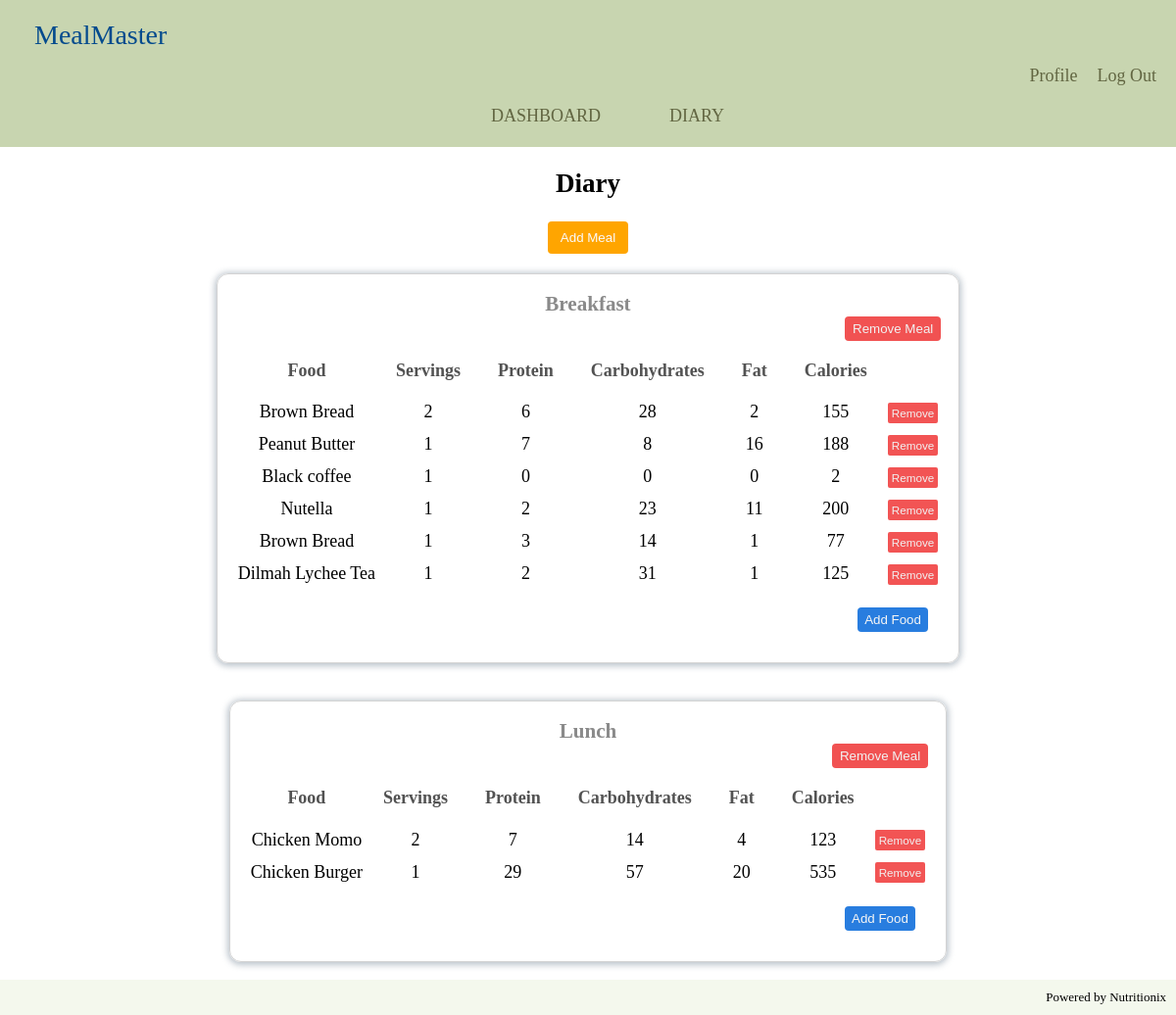
The page /diary (signed in) on the database as committed earlier.
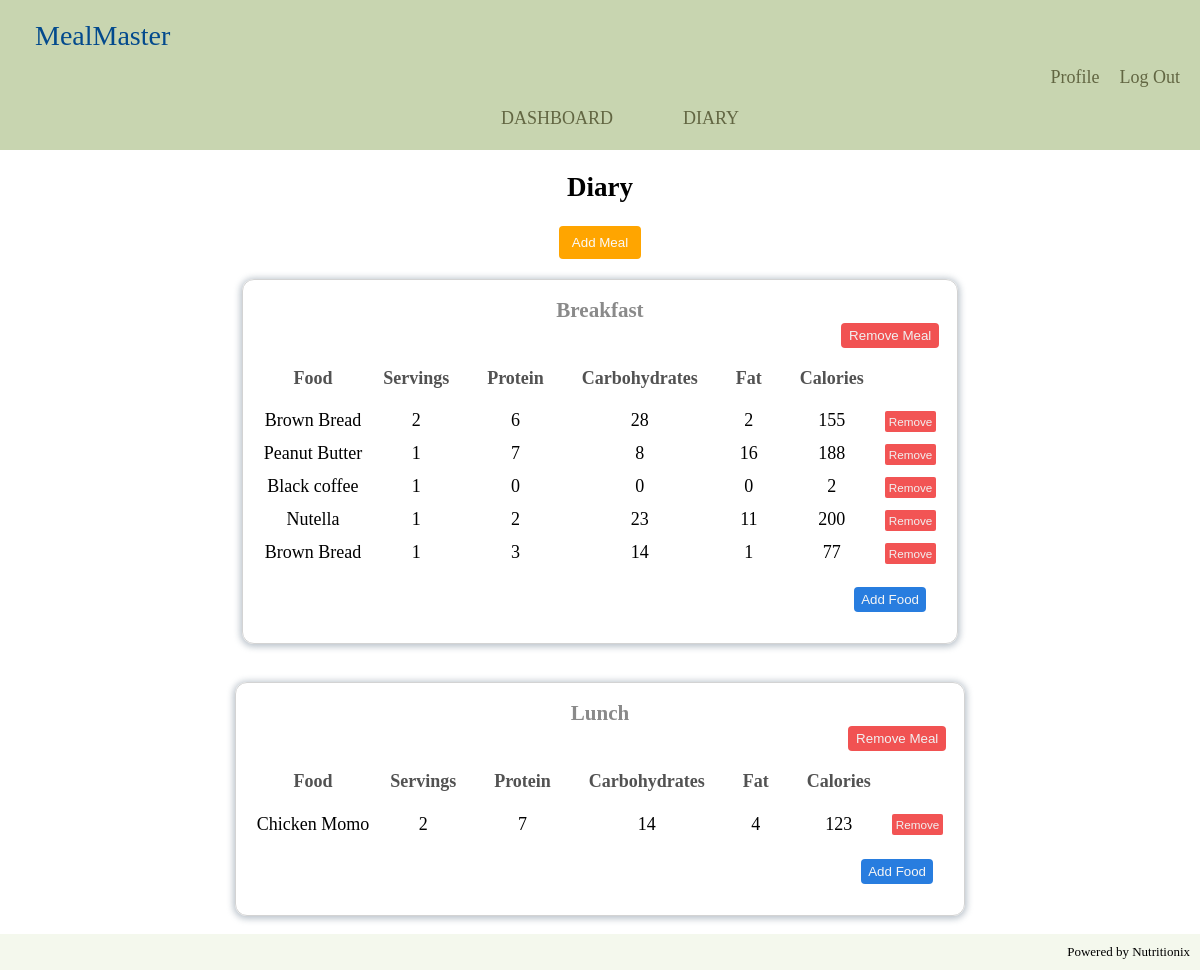
The same page on the database as committed later.
### tables this page shows
CREATE TABLE meals (meal_id integer primary key, meal_name text collate nocase unique not null, username text not null, foreign key (username) references users(username));

CREATE TABLE foods (food_id INTEGER PRIMARY KEY, food_name TEXT COLLATE NOCASE NOT NULL, servings INTEGER NOT NULL, calories INTEGER, protein INTEGER, carbohydrates INTEGER, fat INTEGER, meal_id INTEGER, FOREIGN KEY (meal_id) REFERENCES meals(meal_id));

### routes.py (the view)
@app.route("/diary")
@login_required
def diary():
    current_user = session['username']
    try:
        conn, cursor = connect_to_db()
        cursor.execute("SELECT * from meals WHERE username  = ?", (session['username'],))
        records = cursor.fetchall()
        meal_columns = [column[0] for column in cursor.description]
        meals = [dict(zip(meal_columns, record)) for record in records]
        for meal in meals:
            cursor.execute("SELECT * FROM foods WHERE meal_id = ?", (meal['meal_id'],))
            food_records = cursor.fetchall()
            food_columns = [column[0] for column in cursor.description]
            meal['foods'] = [dict(zip(food_columns, record)) for record in food_records]
        print(meal_columns, meals)
    except sqlite3.Error as e:
        flash("Error fetching meals")
        print("Error in db while fetching meals -", e)
    finally:
        conn.close()
    return render_template("diary.html", current_user=current_user, meals=meals)

### database.py (called while the page is built)
def connect_to_db():
    conn = sqlite3.connect('database.db')
    cursor = conn.cursor()
    return conn, cursor

### routes.py (called while the page is built)
def login_required(f):
    @wraps(f)
    def decorated_function(*args, **kwargs):
        if 'username' not in session:
            return redirect(url_for('unauthorized'))
        return f(*args, **kwargs)
    return decorated_function

### templates/diary.html (shortened to what this page needs)
{% extends "layout.html" %}
{% block link_styles %}
<link rel="stylesheet" href="/static/diary.css">
{% endblock %}
{% block main %}
<section class="diary-section">
    <h2>Diary</h2>
    <form action="/add_meal" method="POST" id="add-meal-form">
        <button type="button" id="add-meal-btn">Add Meal</button>
    </form>
    {% if meals %}
        {% for meal in meals %}
            <div class="meal-tables-container">
                <div class="meal-table-box">
                    <table class="meal-table">
                        <h3 class="meal-table-name"> {{ meal['meal_name'] }} </h3>
                        <form action="/remove_meal" method="post" class="remove-meal-form">
                            <button class="remove-meal-btn">Remove Meal</button>
                        </form>
                        <thead>
                            <tr>
                                <th>Food</th>
                                <th>Servings</th>
                                <th>Protein</th>
                                <th>Carbohydrates</th>
                                <th>Fat</th>
                                <th>Calories</th>
                            </tr>
                        </thead>
                        <tbody>
                            {% for food in meal['foods'] %}
                                <tr>
                                    <td>{{ food['food_name'] }}</td>
                                    <td>{{ food['servings'] }}</td>
                                    <td>{{ food['protein'] }}</td>
                                    <td>{{ food['carbohydrates'] }}</td>
                                    <td>{{ food['fat'] }}</td>
                                    <td>{{ food['calories'] }}</td>
                                    <td>
                                        <form action="/remove_food" method="post">
                                            <button name="remove-food-btn" class="remove-food-btn" type="submit">Remove</button>
                                        </form>
                                    </td>
                                </tr>
                            {% endfor %}
                        </tbody>
                    </table>
                    <button class="add-food-btn">Add Food</button>
                </div>
            </div>
        {% endfor %}
    {% endif %}
{% endblock %}

### templates/layout.html (shortened to what this page needs)
<!DOCTYPE html>
<html lang="en">
<head>
    <link rel="stylesheet" href="/static/header.css">
    <link rel="stylesheet" href="/static/general.css">
    {% block link_styles %} {% endblock %}
</head>
<body>
    <header class="main-header">
        <div class="header-logo">
            MealMaster
        </div>
        <div class="nav-section">
            {% if current_user %}
                <div class="nav-right">
                    <ul>
                        <li><a href="/profile">Profile</a></li>
                        <li><a href="/logout">Log Out</a></li>
                    </ul>
                </div>
                <div class="nav-bar">
                    <ul>
                        <li><a href="/dashboard">DASHBOARD</a></li>
                        <li><a href="/diary">DIARY</a></li>
                    </ul>
                </div>
            {% endif %}
        </div>
    </header>
    <main>
        {% block main %}{% endblock %}
    </main>
    <footer>
        Powered by Nutritionix
    </footer>
</body>
</html>

### static/header.css (style rules this page uses)
.main-header { display: flex; flex-direction: column; width: 100%; background-color:rgba(174, 193, 139, 0.675); min-height: 150px; }
.header-logo { margin-left: 30px; margin-top: 15px; padding: 5px; font-size: 28px; font-family:Georgia, 'Times New Roman', Times, serif; font-weight: 500; color: rgb(3, 74, 141); }
.nav-section { display: flex; flex-direction: column; cursor: pointer; color:rgb(98, 102, 66); }
.nav-section div li { border-radius: 4px; }
.nav-right { align-self: flex-end; }
.nav-right ul { list-style: none; display: flex; margin: 0 10px 0 0; }
.nav-right li { padding: 10px; }
.nav-bar { align-self: center; }
.nav-bar ul { list-style: none; display: flex; margin: 0; }
.nav-bar li { padding: 10px 35px; }

### static/general.css (style rules this page uses)
body { margin: 0; padding: 0; font-size: 18px; display: flex; flex-direction: column; min-height: 100vh; }
main { position: relative; flex: 1; display: flex; max-width: 100%; flex-direction: column; align-items: center; }
footer { flex-shrink: 0; background-color:rgba(216, 230, 190, 0.277); padding: 10px; margin-top: auto; display: flex; justify-content: end; font-size: small; }
a { text-decoration: none; color: inherit; }

### static/diary.css (style rules this page uses)
.diary-section { display: flex; flex-direction: column; align-items: center; }
#add-meal-form { display: flex; flex-direction: column; align-items: center; }
#add-meal-btn { padding: 9px 13px; border: 0; border-radius: 4px; background-color: orange; color: rgb(250, 250, 250); cursor: pointer; transition-duration: 0.15s; }
.meal-tables-container { display: flex; margin-top: 20px; }
.meal-table-box { display: flex; flex-direction: column; padding: 1em; border: 1px solid lightgrey; border-radius: 12px; box-shadow: 0 1px 6px 2px rgba(119, 136, 153, 0.486); margin-bottom: 1em; transition-duration: 0.25s; }
.meal-table-name { margin: 0; color: #8a8a8a; align-self: center; }
.remove-meal-btn { align-self: flex-end; padding: 5px 8px; border: 0; border-radius: 4px; background-color: rgba(240, 59, 59, 0.877); color: rgb(241, 241, 241); cursor: pointer; transition-duration: 0.15s; font-weight: 500; }
.meal-table th { font-weight: 600; color: #525252; padding: 1em; }
.meal-table tr { padding: 1em; }
.meal-table td { text-align: center; padding-bottom: 1vh; }
.remove-food-btn { font-size: 0.65em; padding: 4px 4px; background-color: rgba(240, 59, 59, 0.87); color: rgb(241, 241, 241); border: 0; border-radius: 2px; cursor: pointer; transition-duration: 0.15s; }
.add-food-btn { align-self: flex-end; padding: 5px 7px; margin: 1em; border: 0; border-radius: 4px; background-color: rgb(40, 125, 223); color: whitesmoke; cursor: pointer; }

Rows that differ between the two databases and show on the page:
removed foods: food_name "Dilmah Lychee Tea", servings "1", protein "2", carbohydrates "31", fat "1", calories "125", shown under meals "Breakfast"
removed foods: food_name "Chicken Burger", servings "1", protein "29", carbohydrates "57", fat "20", calories "535", shown under meals "Lunch"
